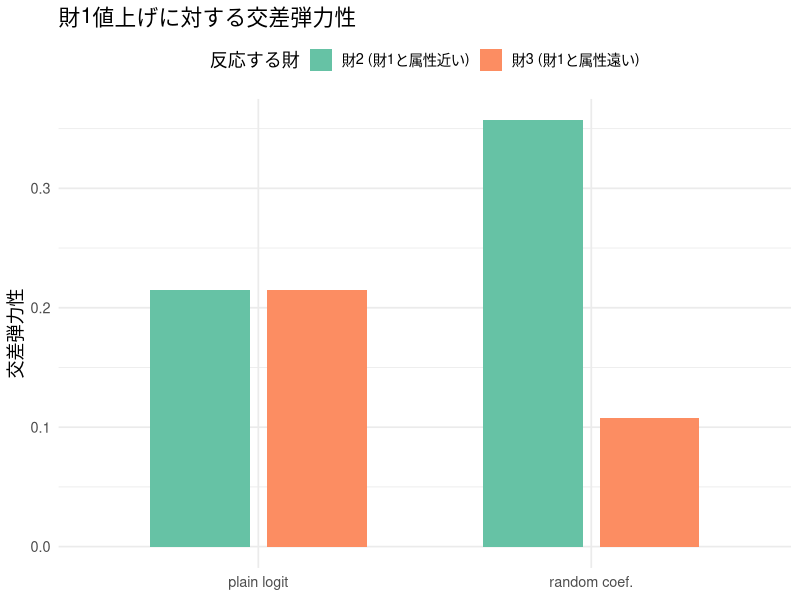
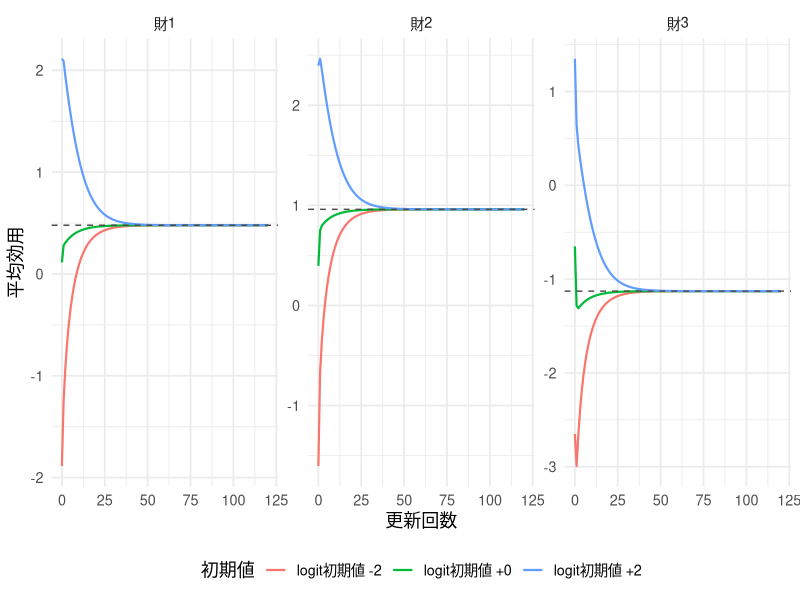
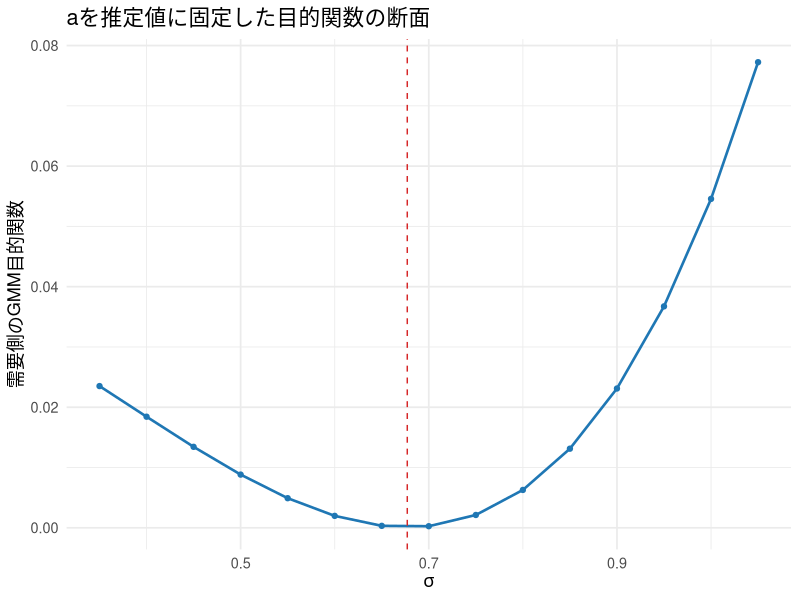
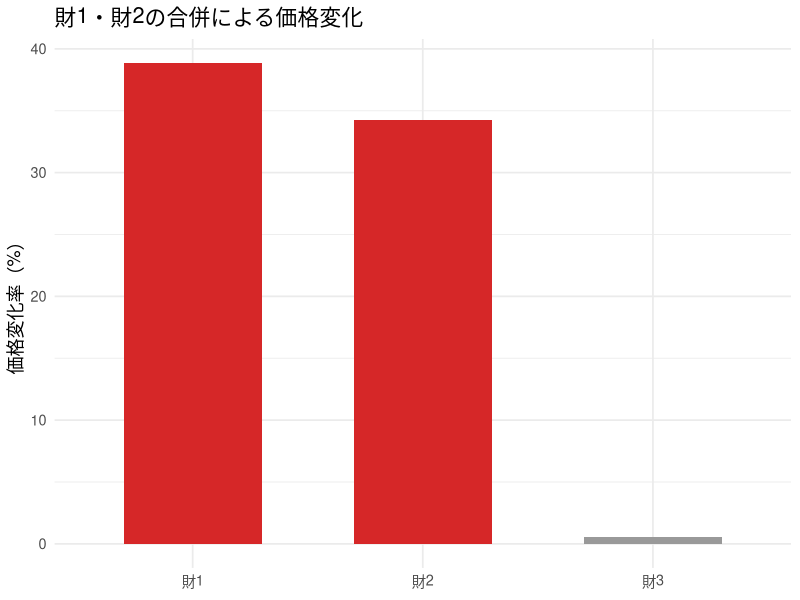

These charts were generated, in order, by the following R code:
## ---- chunk 1
#| include: false
library(ggplot2)
library(dplyr)
library(tidyr)
library(scales)
library(knitr)

set.seed(20264)

theme_lecture <- function() {
  fam <- if (Sys.info()[["sysname"]] == "Darwin") "Hiragino Sans" else ""
  theme_minimal(base_size = 13, base_family = fam)
}
theme_set(theme_lecture())
knitr::opts_chunk$set(fig.align = "center", dpi = 144)
options(scipen = 8)
## ---- chunk 2
# --- モンテカルロ積分でシェアを計算する関数 ---
# nu_x: 個人の属性選好ショック (ns), nu_p: 価格選好ショック (ns)
# 属性 x への好み beta_i = beta_x + sigma_x * nu_x
# 価格係数 alpha_i = exp(abar + sigma_p * nu_p)  （対数正規で正値保証）
sim_shares <- function(x, p, beta0, beta_x, sigma_x, abar, sigma_p, nu_x, nu_p) {
  ns <- length(nu_x)
  J  <- length(x)
  beta_i  <- beta_x + sigma_x * nu_x          # (ns) 属性選好
  alpha_i <- exp(abar + sigma_p * nu_p)       # (ns) 価格係数（正）
  # 効用 v[i,j] = beta0 + beta_i * x_j - alpha_i * p_j
  V <- outer(beta_i, x) - outer(alpha_i, p)   # (ns x J)
  V <- sweep(V, 2, rep(beta0, J), "+")        # 定数項を各財に足す
  eV <- exp(V)
  denom <- 1 + rowSums(eV)                     # outside の効用は 0 -> exp(0)=1
  s_ij <- eV / denom                           # (ns x J) 個人選択確率
  colMeans(s_ij)                               # 集計シェア (J)
}

# 属性: 財1と財2は近い(1.0, 0.9)、財3は離れている(-0.8)
x_char <- c(1.0, 0.9, -0.8)
beta0  <- -1.0
beta_x <- 1.2
alpha_mean_target <- exp(0.2)  # 比較を通じてE[alpha_i]を約1.22に固定
abar_for_sigma <- function(sigma_p) log(alpha_mean_target) - sigma_p^2 / 2
p_base <- c(2.0, 2.1, 1.8)

ns <- 200
nu_x <- rnorm(ns)
nu_p <- rnorm(ns)

# sigma_x = 0 (plain logit) と sigma_x = 1.2 (異質性あり) を比較
s_homog <- sim_shares(x_char, p_base, beta0, beta_x, 0.0, abar_for_sigma(0.0), 0.0, nu_x, nu_p)
s_heter <- sim_shares(x_char, p_base, beta0, beta_x, 1.2, abar_for_sigma(0.6), 0.6, nu_x, nu_p)

data.frame(
  product = c("財1", "財2", "財3"),
  x       = x_char,
  share_homog = round(s_homog, 4),
  share_heter = round(s_heter, 4)
) |> kable(caption = "同質(sigma=0) vs 異質(sigma>0) の集計シェア")
## ---- chunk 3
cross_elast <- function(sigma_x, sigma_p) {
  eps <- 1e-5
  abar_use <- abar_for_sigma(sigma_p)  # 平均価格感応度を固定して分散だけ変える
  s0 <- sim_shares(x_char, p_base, beta0, beta_x, sigma_x, abar_use, sigma_p, nu_x, nu_p)
  E  <- matrix(0, 3, 3)
  for (k in 1:3) {
    p_up <- p_base; p_up[k] <- p_up[k] + eps
    s1 <- sim_shares(x_char, p_up, beta0, beta_x, sigma_x, abar_use, sigma_p, nu_x, nu_p)
    # eta[j,k] = (ds_j/dp_k) * p_k / s_j
    E[, k] <- (s1 - s0) / eps * p_base[k] / s0
  }
  dimnames(E) <- list(paste0("財", 1:3), paste0("値上げ:財", 1:3))
  round(E, 3)
}

E_homog <- cross_elast(0.0, 0.0)
E_heter <- cross_elast(1.2, 0.6)
## ---- chunk 4
kable(E_homog, caption = "plain logit の弾力性行列（列=どの財を値上げしたか）")
## ---- chunk 5
kable(E_heter, caption = "random coefficient logit の弾力性行列")
## ---- chunk 6
#| fig-cap: "財1を値上げしたときの他財の反応。plain logit では財2・財3が同率、RC では属性の近い財2が強く反応する。"
df_plot <- data.frame(
  responder = rep(c("財2 (財1と属性近い)", "財3 (財1と属性遠い)"), 2),
  model     = rep(c("plain logit", "random coef."), each = 2),
  elasticity = c(E_homog[2, 1], E_homog[3, 1], E_heter[2, 1], E_heter[3, 1])
)
ggplot(df_plot, aes(model, elasticity, fill = responder)) +
  geom_col(position = position_dodge(width = 0.7), width = 0.6) +
  scale_fill_brewer(palette = "Set2") +
  labs(title = "財1値上げに対する交差弾力性",
       x = NULL, y = "交差弾力性", fill = "反応する財") +
  theme(legend.position = "top")
## ---- chunk 7
# 個人の価格係数は正。nu はどの計算でも同じ積分点を使う。
rc_probs <- function(p, quality, a, sigma, nu) {
  alpha <- exp(a + sigma * nu)
  v <- sweep(-outer(alpha, p), 2, quality, "+")
  vmax <- pmax(0, apply(v, 1, max))
  ev <- exp(v - vmax)
  ev / (exp(-vmax) + rowSums(ev))
}
rc_market <- function(p, quality, a, sigma, nu) {
  prob <- rc_probs(p, quality, a, sigma, nu)
  alpha <- exp(a + sigma * nu)
  jac <- crossprod(prob, prob * alpha) / length(nu)
  diag(jac) <- diag(jac) - colMeans(prob * alpha)
  list(s = colMeans(prob), jac = jac)
}
owner_matrix <- function(groups) outer(groups, groups, "==") * 1
markup_at <- function(p, groups, quality, a, sigma, nu) {
  demand <- rc_market(p, quality, a, sigma, nu)
  Delta <- -owner_matrix(groups) * t(demand$jac)
  as.vector(solve(Delta, demand$s))
}
solve_prices <- function(mc, groups, quality, a, sigma, nu,
                         p_init = mc + 1, tol = 1e-10, maxit = 2000) {
  p <- p_init
  for (it in seq_len(maxit)) {
    target <- mc + markup_at(p, groups, quality, a, sigma, nu)
    err <- max(abs(target - p))
    if (err < tol) return(list(p = p, iterations = it, error = err))
    p <- 0.5 * p + 0.5 * target
  }
  stop("価格の反復が収束しなかった")
}
# 複数市場の確率をまとめて計算。各積分点について市場を並べ、列は商品。
rc_all <- function(delta, price, a, sigma, nu, slopes = TRUE) {
  nt <- nrow(price); nj <- ncol(price); nr <- length(nu)
  mean_alpha <- exp(a + sigma^2 / 2)
  deviation <- exp(a + sigma * nu) - mean_alpha
  v <- matrix(0, nt * nr, nj)
  for (j in seq_len(nj)) {
    v[, j] <- rep(delta[, j], nr) -
      rep(price[, j], nr) * rep(deviation, each = nt)
  }
  vmax <- pmax(0, v[, 1])
  for (j in 2:nj) vmax <- pmax(vmax, v[, j])
  ev <- exp(v - vmax)
  prob <- ev / (exp(-vmax) + rowSums(ev))
  share <- matrix(0, nt, nj)
  own_slope <- matrix(0, nt, nj)
  alpha <- rep(exp(a + sigma * nu), each = nt)
  for (j in seq_len(nj)) {
    share[, j] <- rowMeans(matrix(prob[, j], nt, nr))
    if (slopes) own_slope[, j] <- -rowMeans(matrix(
      alpha * prob[, j] * (1 - prob[, j]), nt, nr))
  }
  list(share = share, own_slope = own_slope)
}
invert_shares <- function(S_obs, price, a, sigma, nu,
                          tol = 1e-9, maxit = 2000) {
  delta <- log(S_obs) - log(1 - rowSums(S_obs))
  for (it in seq_len(maxit)) {
    predicted <- rc_all(delta, price, a, sigma, nu, slopes = FALSE)$share
    correction <- log(S_obs) - log(predicted)
    delta <- delta + correction
    if (max(abs(correction)) < tol) {
      return(list(delta = delta, iterations = it,
                  error = max(abs(correction))))
    }
  }
  stop("シェアの反転が収束しなかった")
}
vec <- function(m) as.vector(t(m))
# その市場の需要を固定したときの1人あたり消費者余剰。
cs_value <- function(p, quality, a, sigma, nu) {
  alpha <- exp(a + sigma * nu)
  v <- sweep(-outer(alpha, p), 2, quality, "+")
  vmax <- pmax(0, apply(v, 1, max))
  inclusive <- vmax + log(exp(-vmax) + rowSums(exp(v - vmax)))
  mean(inclusive / alpha)
}
market_outcomes <- function(p, mc, quality, a, sigma, nu, market_size = 10000) {
  s <- rc_market(p, quality, a, sigma, nu)$s
  c(quantity = market_size * sum(s),
    profit = market_size * sum((p - mc) * s),
    consumer_surplus = market_size * cs_value(p, quality, a, sigma, nu))
}
## ---- chunk 8
set.seed(202604)
J <- 3
Tn <- 120
ns <- 120
# 等間隔の確率に対応する標準正規分布の分位点。毎回引き直さない。
nu <- qnorm((seq_len(ns) - 0.5) / ns)
theta_true <- c(beta0 = 3.5, beta_x = 1.2, a = 0.2, sigma = 0.7,
                gamma0 = -0.1, gamma_x = 0.15, gamma_w = 0.6)
x <- matrix(runif(Tn * J, -1, 1), Tn, J)
w <- matrix(runif(Tn * J, -1.2, 1.2), Tn, J)
xi_true <- matrix(rnorm(Tn * J, 0, 0.18), Tn, J)
omega_true <- matrix(rnorm(Tn * J, 0, 0.08), Tn, J)
quality_true <- theta_true["beta0"] + theta_true["beta_x"] * x + xi_true
mc_true <- exp(theta_true["gamma0"] + theta_true["gamma_x"] * x +
                 theta_true["gamma_w"] * w + omega_true)
groups_pre <- seq_len(J)
price <- S_obs <- matrix(0, Tn, J)
for (tt in seq_len(Tn)) {
  eq <- solve_prices(mc_true[tt, ], groups_pre, quality_true[tt, ],
                     theta_true["a"], theta_true["sigma"], nu)
  price[tt, ] <- eq$p
  S_obs[tt, ] <- rc_market(eq$p, quality_true[tt, ],
                          theta_true["a"], theta_true["sigma"], nu)$s
}
## ---- chunk 9
data_summary <- data.frame(
  variable = c("価格", "商品シェア", "外部選択肢シェア"),
  minimum = c(min(price), min(S_obs), min(1 - rowSums(S_obs))),
  maximum = c(max(price), max(S_obs), max(1 - rowSums(S_obs))))
knitr::kable(data_summary, digits = 3,
             col.names = c("変数", "最小値", "最大値"))
## ---- chunk 10
truth_inversion <- invert_shares(S_obs, price,
  theta_true["a"], theta_true["sigma"], nu)
delta_true <- quality_true - exp(theta_true["a"] + theta_true["sigma"]^2 / 2) * price
inversion_check <- data.frame(
  check = c("平均効用の回収誤差", "シェアの再現誤差"),
  error = c(max(abs(truth_inversion$delta - delta_true)),
    max(abs(rc_all(truth_inversion$delta, price,
      theta_true["a"], theta_true["sigma"], nu)$share - S_obs))))
knitr::kable(inversion_check, digits = 10,
             col.names = c("確認項目", "最大絶対誤差"))
stopifnot(all(inversion_check$error < 1e-6))
## ---- chunk 11
#| fig-cap: "三通りの初期値から平均効用を同時更新する。各商品の値は同じ固定点（破線）へ近づく。"
trace_market <- 1
trace_price <- price[trace_market, , drop = FALSE]
trace_share <- S_obs[trace_market, , drop = FALSE]
trace_base <- log(trace_share) - log(1 - sum(trace_share))
trace_steps <- 120
trace_offsets <- c(-2, 0, 2)
trace_paths <- lapply(seq_along(trace_offsets), function(h) {
  d <- trace_base + trace_offsets[h]
  path <- matrix(NA_real_, trace_steps + 1, J)
  path[1, ] <- d
  for (n in seq_len(trace_steps)) {
    predicted <- rc_all(d, trace_price, theta_true["a"],
      theta_true["sigma"], nu, slopes = FALSE)$share
    d <- d + log(trace_share) - log(predicted)
    path[n + 1, ] <- d
  }
  data.frame(iteration = rep(0:trace_steps, J),
    product = rep(paste0("財", seq_len(J)), each = trace_steps + 1),
    delta = as.vector(path),
    initial = paste0("logit初期値 ", sprintf("%+g", trace_offsets[h])))
})
trace_df <- do.call(rbind, trace_paths)
trace_target <- data.frame(product = paste0("財", seq_len(J)),
  target = as.vector(delta_true[trace_market, ]))
ggplot(trace_df, aes(iteration, delta, color = initial)) +
  geom_line(linewidth = 0.75) +
  geom_hline(data = trace_target, aes(yintercept = target),
    inherit.aes = FALSE, linetype = "dashed", color = "grey30") +
  facet_wrap(~product, nrow = 1, scales = "free_y") +
  labs(x = "更新回数", y = "平均効用", color = "初期値") +
  theme(legend.position = "bottom")
## ---- chunk 12
X_d <- cbind(constant = 1, x = vec(x))
N <- nrow(X_d)
# 固定した価格係数の分布の下で、平均係数と残差をOLSで求める。
linear_ols <- function(y, X) {
  fit <- lm.fit(x = X, y = y)
  list(coef = as.vector(fit$coefficients),
       residual = as.vector(fit$residuals))
}
## ---- chunk 13
# 自財の費用変数と競合財の属性・費用変数を需要側のIVに使う。
rival_x <- rowSums(x) - x
rival_w <- rowSums(w) - w
Z_d <- cbind(X_d, w = vec(w), w2 = vec(w)^2,
              rival_x = vec(rival_x), rival_w = vec(rival_w))
W_d <- solve(crossprod(Z_d) / N)
scale_d <- 1
## ---- chunk 14
gmm_fit <- function(par) {
  a <- par[1]; sigma <- par[2]
  inverted <- invert_shares(S_obs, price, a, sigma, nu)
  delta <- inverted$delta
  mean_alpha <- exp(a + sigma^2 / 2)
  # step 2: delta + E[alpha]*p を定数と属性にOLSで回帰する。
  demand <- linear_ols(vec(delta + mean_alpha * price), X_d)
  # step 3: OLS残差とIVのモーメントで、この候補を評価する。
  g <- crossprod(Z_d, demand$residual) / N
  Qd <- as.numeric(t(g) %*% W_d %*% g)
  fit <- list(par = setNames(par, c("a", "sigma")), beta = demand$coef,
              delta = delta, xi = demand$residual, Qd = Qd,
              Q = Qd / scale_d, inversion_error = inverted$error)
  fit
}
# 開始点を複数試し、目的関数が最も小さい結果を使う。
estimate_model <- function() {
  starts <- list(c(0.1, 0.4), c(0.4, 0.9))
  runs <- lapply(starts, function(initial) {
    optim(initial, function(par) gmm_fit(par)$Q,
          method = "L-BFGS-B", lower = c(-0.4, 0.05), upper = c(1, 1.3),
          control = list(factr = 1e7, pgtol = 1e-7))
  })
  best <- runs[[which.min(sapply(runs, function(z) z$value))]]
  result <- gmm_fit(best$par)
  result$convergence <- best$convergence
  result
}
fit_d <- estimate_model()
## ---- chunk 15
point_estimates <- data.frame(
  parameter = c("beta0", "beta_x", "a", "sigma", "mean_alpha"),
  truth = c(theta_true[c("beta0", "beta_x", "a", "sigma")],
    exp(theta_true["a"] + theta_true["sigma"]^2 / 2)),
  estimated = c(fit_d$beta, fit_d$par, exp(fit_d$par[1] + fit_d$par[2]^2 / 2)))
knitr::kable(point_estimates, digits = 3,
             col.names = c("パラメータ", "真値", "推定値"))
stopifnot(fit_d$convergence == 0)
## ---- chunk 16
#| fig-cap: "破線は推定したσ。各点でシェア反転とOLSを行い、残差とIVのモーメントを評価している。"
sigma_grid <- seq(0.35, 1.05, length.out = 15)
objective_slice <- data.frame(sigma = sigma_grid,
  Q = sapply(sigma_grid, function(s) gmm_fit(c(fit_d$par[1], s))$Q))
ggplot(objective_slice, aes(sigma, Q)) +
  geom_line(color = "#1f77b4", linewidth = 0.9) +
  geom_point(color = "#1f77b4") +
  geom_vline(xintercept = fit_d$par[2], color = "#d62728", linetype = "dashed") +
  labs(x = expression(sigma), y = "需要側のGMM目的関数",
       title = "aを推定値に固定した目的関数の断面")
## ---- chunk 17
cluster_se <- function(fit) {
  qd <- ncol(Z_d)
  G <- matrix(0, qd, 4)
  G[, 1:2] <- -crossprod(Z_d, X_d) / N
  h <- 1e-4
  for (k in 1:2) {
    upper <- lower <- fit$par
    upper[k] <- upper[k] + h; lower[k] <- lower[k] - h
    fit_upper <- gmm_fit(upper); fit_lower <- gmm_fit(lower)
    y_upper <- fit_upper$delta + exp(upper[1] + upper[2]^2 / 2) * price
    y_lower <- fit_lower$delta + exp(lower[1] + lower[2]^2 / 2) * price
    G[, k + 2] <- crossprod(Z_d, vec(y_upper - y_lower)) / (2 * h * N)
  }
  moments <- Z_d * fit$xi
  clustered <- rowsum(moments, rep(seq_len(Tn), each = J))
  clustered <- sweep(clustered, 2, colMeans(clustered), "-")
  Vg <- crossprod(clustered) / N^2 * Tn / (Tn - 1)
  bread <- solve(t(G) %*% W_d %*% G)
  V <- bread %*% t(G) %*% W_d %*% Vg %*% W_d %*% G %*% bread
  list(se = sqrt(diag(V)), vcov = V)
}
inference_d <- cluster_se(fit_d)
mean_alpha_d <- exp(fit_d$par[1] + fit_d$par[2]^2 / 2)
gradient_mean <- c(0, 0, mean_alpha_d, mean_alpha_d * fit_d$par[2])
se_mean_alpha <- sqrt(as.numeric(t(gradient_mean) %*% inference_d$vcov %*% gradient_mean))
demand_parameters <- data.frame(
  parameter = c("beta0", "beta_x", "a", "sigma", "mean_alpha"),
  truth = c(theta_true[c("beta0", "beta_x", "a", "sigma")],
              exp(theta_true["a"] + theta_true["sigma"]^2 / 2)),
  estimated = c(fit_d$beta, fit_d$par, mean_alpha_d),
  std_error = c(inference_d$se, se_mean_alpha))
knitr::kable(demand_parameters, digits = 3,
             col.names = c("パラメータ", "真値", "推定値", "標準誤差"),
             caption = "需要パラメータと市場クラスタ標準誤差")
## ---- chunk 18
p_pre <- price[1, ]
a_d <- fit_d$par[1]
sigma_d <- fit_d$par[2]
## ---- chunk 19
quality_d <- fit_d$delta[1, ] + exp(a_d + sigma_d^2 / 2) * p_pre
## ---- chunk 20
mc_d <- p_pre - markup_at(p_pre, groups_pre, quality_d, a_d, sigma_d, nu)
## ---- chunk 21
cost_check <- data.frame(product = paste0("財", seq_len(J)),
  truth = mc_true[1, ], recovered = mc_d)
knitr::kable(cost_check, digits = 3,
  col.names = c("商品", "限界費用の真値", "需要推定から逆算"))
stopifnot(all(mc_d > 0))
## ---- chunk 22
groups_post <- c(1, 1, 3)
eq_merger <- solve_prices(mc_d, groups_post, quality_d, a_d, sigma_d, nu, p_pre)
p_merger <- eq_merger$p
stopifnot(eq_merger$error < 1e-6)
## ---- chunk 23
s_pre <- rc_market(p_pre, quality_d, a_d, sigma_d, nu)$s
s_merger <- rc_market(p_merger, quality_d, a_d, sigma_d, nu)$s
## ---- chunk 24
merger_tbl <- data.frame(product = paste0("財", seq_len(J)),
  cost = mc_d, price_pre = p_pre, price_post = p_merger,
  price_change_pct = 100 * (p_merger / p_pre - 1))
knitr::kable(merger_tbl[, c("product", "price_pre", "price_post", "price_change_pct")],
  digits = 3, col.names = c("商品", "合併前価格", "合併後価格", "変化率（%）"))
## ---- chunk 25
#| fig-cap: "赤が合併当事者。限界費用は固定している。"
ggplot(merger_tbl, aes(product, price_change_pct,
                        fill = product %in% c("財1", "財2"))) +
  geom_col(width = 0.6, show.legend = FALSE) +
  scale_fill_manual(values = c("FALSE" = "grey60", "TRUE" = "#d62728")) +
  labs(title = "財1・財2の合併による価格変化", x = NULL, y = "価格変化率（%）")
## ---- chunk 26
market_size <- 10000
merger_tbl$quantity_pre <- market_size * s_pre
merger_tbl$quantity_post <- market_size * s_merger
merger_tbl$profit_pre <- (p_pre - mc_d) * merger_tbl$quantity_pre
merger_tbl$profit_post <- (p_merger - mc_d) * merger_tbl$quantity_post
knitr::kable(merger_tbl[, c("product", "quantity_pre", "quantity_post", "profit_pre", "profit_post")],
  digits = 1, col.names = c("商品", "合併前数量", "合併後数量", "合併前利潤", "合併後利潤"))
## ---- chunk 27
outcomes_merger <- data.frame(
  outcome = c("販売数量の合計（個）", "企業利潤の合計（価格単位）", "消費者余剰（価格単位）"),
  before = market_outcomes(p_pre, mc_d, quality_d, a_d, sigma_d, nu, market_size),
  after = market_outcomes(p_merger, mc_d, quality_d, a_d, sigma_d, nu, market_size))
outcomes_merger$change <- outcomes_merger$after - outcomes_merger$before
knitr::kable(outcomes_merger, row.names = FALSE, digits = 1,
  col.names = c("指標", "合併前", "合併後", "変化"))
## ---- chunk 28
#| include: false
cs_before <- cs_value(p_pre, quality_d, a_d, sigma_d, nu)
cs_after <- cs_value(p_merger, quality_d, a_d, sigma_d, nu)
cs_loss <- cs_before - cs_after
fmt_amount <- function(value, digits = 2) {
  formatC(value, format = "f", digits = digits, big.mark = ",")
}
## ---- chunk 29
jac_pre <- rc_market(p_pre, quality_d, a_d, sigma_d, nu)$jac
diversion12 <- -jac_pre[2, 1] / jac_pre[1, 1]
upp1 <- diversion12 * (p_pre[2] - mc_d[2])
knitr::kable(data.frame(
  indicator = c("財1から財2へのdiversion ratio", "財1のUPP（費用削減なし）"),
  value = c(diversion12, upp1)), digits = 3,
  col.names = c("指標", "値"))
